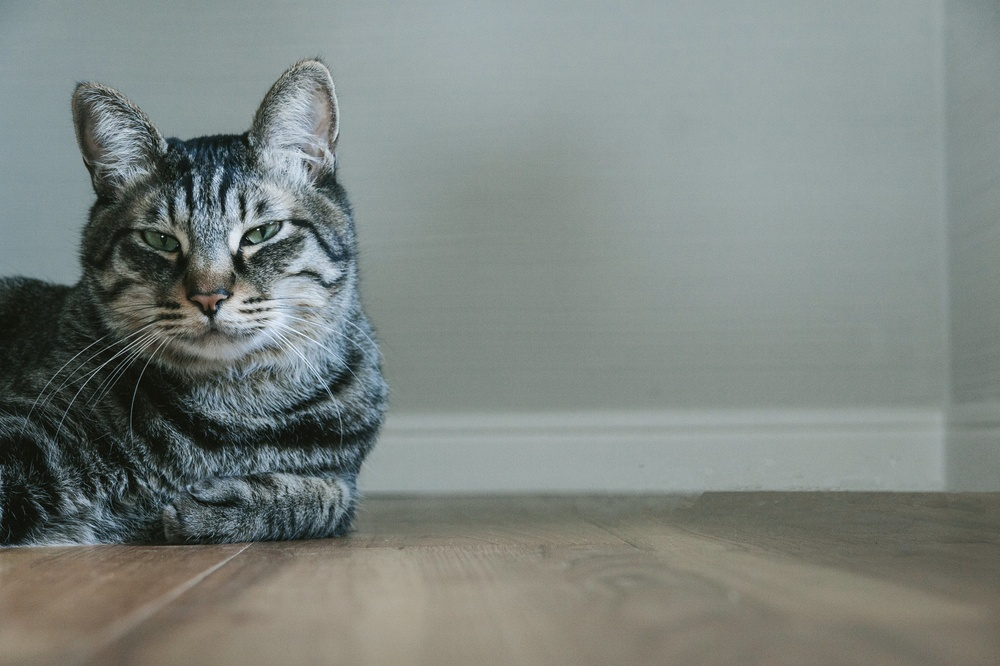
%> input picture org_img/NEKO.jpg, 1000 x 666 px, shrunk from 1600 x 1066 before the run
$ octave kadai8.m   (GNU Octave 9; MATLAB toolbox functions it lacks are replaced by stand-ins)
%> lines starting %> are read from the running program, lines starting %| are printed output that depends on the picture; in (x1, y1, x2, y2) boxes, pixels count from 0 and x2, y2 are one past the last pixel; in counts of white or black regions, pixels touching at a corner belong together; the program's own positions count from 1
% 課題８ ラベリング
% 二値化された画像の連結成分にラベルをつけよ．

clear; % 変数のオールクリア

ORG = imread('org_img/NEKO.jpg'); % 画像の読み込み
%> ORG is the input picture: size 666x1000x3 uint8; mean R, G, B 125.2, 132.5, 128.2
ORG = rgb2gray(ORG); % 白黒濃淡画像に変換
%> ORG: size 666x1000 uint8
imagesc(ORG); colormap(gray); colorbar; % 画像の表示
pause;

IMG = ORG > 128; % 閾値128で二値化
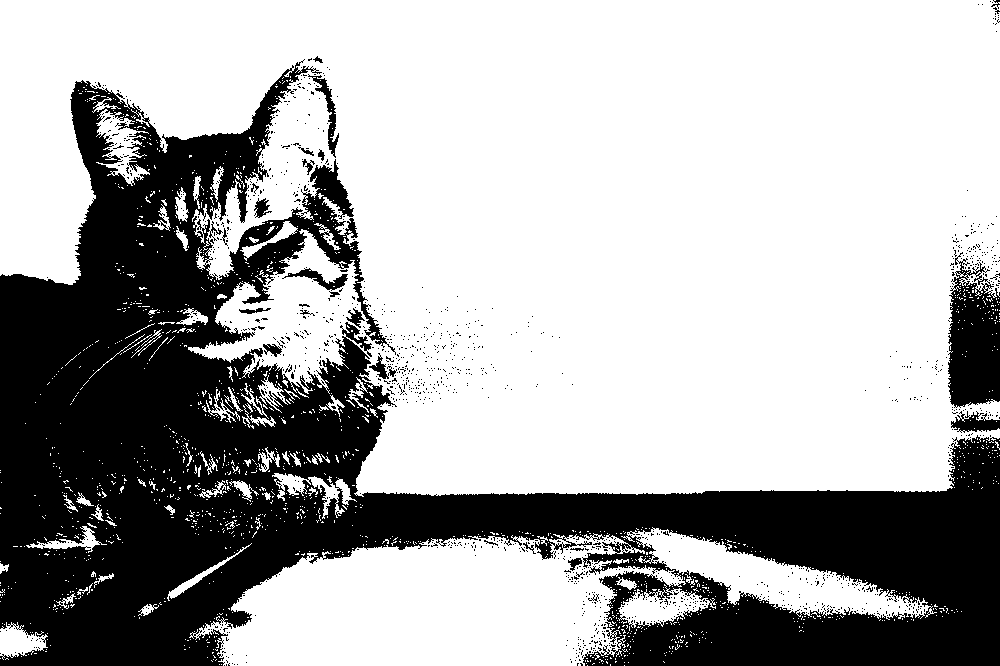
%> IMG: size 666x1000 logical; 67.4% white; 1293 black regions (1267 under 20 px), largest, box (x1, y1, x2, y2) and area: (0, 59, 1000, 666) 205331, (948, 252, 1000, 408) 5907, (951, 411, 1000, 433) 601
imagesc(IMG); colormap(gray); colorbar; % 画像の表示
pause;

IMG = bwlabeln(IMG);
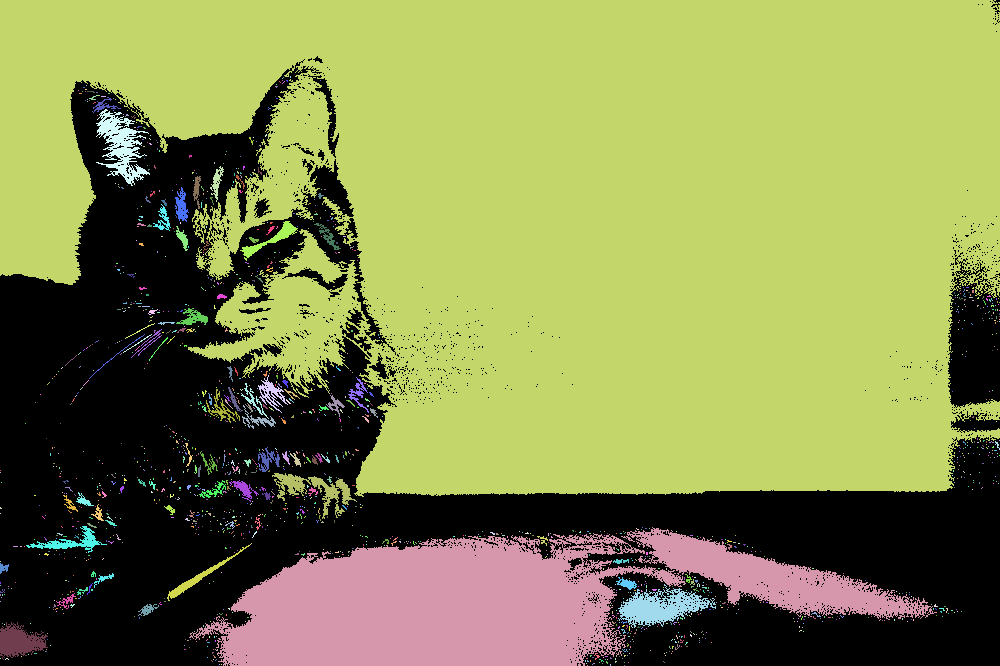
%> IMG: size 666x1000 double; 1488 distinct labels, from 0 to 1487; one colour per label, 0 black
imagesc(IMG); colormap(jet); colorbar; % 画像の表示
%> after `colorbar`:
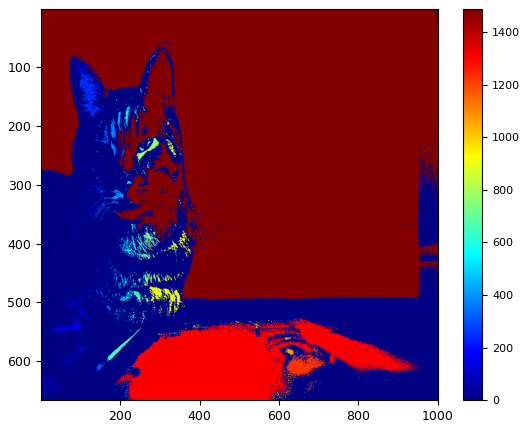
%> figure redrawn from the program's plot data
pause;
